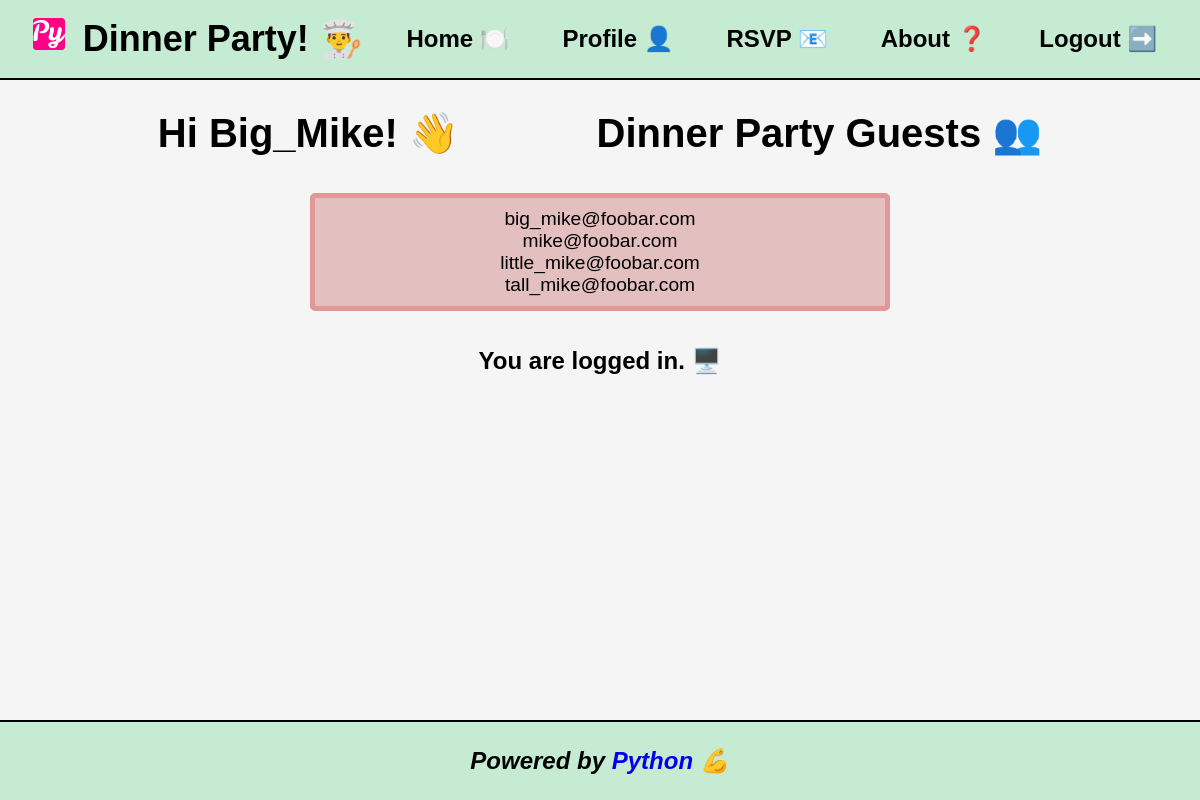
Screenshot of / (signed in) with the database file from the repository.
### app.py (models this page shows, shortened)
class User(UserMixin, db.Model):
    id = db.Column(db.Integer, primary_key=True)
    username = db.Column(db.String(64), index=True, unique=True)
    email = db.Column(db.String(120), unique=True, index=True)
    password_hash = db.Column(db.String(128))
    joined_at = db.Column(db.DateTime(), default=datetime.utcnow, index=True)

### app.py (the view)
@app.route("/")
def index():
    current_users = User.query.all()
    return render_template("index.html", current_users=current_users)

### app.py (called while the page is built)
@login_manager.user_loader
def load_user(user_id):
    return User.query.get(int(user_id))

### templates/index.html (shortened to what this page needs)
{% extends 'base.html' %}
{% block content %}
<section class="center">
    <span class="flex-container">
        {% if current_user.is_authenticated %}
        <h1 class="headline-h1"><strong>Hi {{ current_user.username }}! 👋</strong></h1>
        {% endif %}
        <h1 class="headline-h1">Dinner Party Guests 👥</h1>
    </span>
    <br><br>
    <section class="guest">
        {% for user in current_users %}
        <p>{{ user.email }}</p>
        {% endfor %}
    </section>
    <br><br>
    {% if current_user.is_authenticated %}
    <h2>You are logged in. 🖥️</h2>
    {% else %}
    <span class="flex-container">
        <h3><a class="button" href="{{ url_for('register') }}">Register 🪶</a></h3>
        <h3><a class="button" href="{{ url_for('login') }}">Login 🖥️</a></h3>
    </span>
    {% endif %}
</section>
{% endblock %}

### static/css/style.css (style rules this page uses)
* { margin: 0; padding: 0; box-sizing: border-box; font-family: Arial, Helvetica, sans-serif; }
body { background-color: whitesmoke; }
.center { text-align: center; margin-left: auto; margin-right: auto; }
.headline-h1 { font-size: 2.5em; font-weight: 600; }
.guest { width: 50%; margin-left: auto; margin-right: auto; padding: 10px; background-color: #e3bfbf; border: 5px solid #e39898; border-radius: 5px; }
p { font-size: 1.2em; font-weight: 500; }
.flex-container { display: flex; justify-content:space-evenly; justify-items: center; align-items: center; }

### rows the page displays
User: username "Big_Mike", email "big_mike@foobar.com"
User: email "mike@foobar.com"
User: email "little_mike@foobar.com"
User: email "tall_mike@foobar.com"
